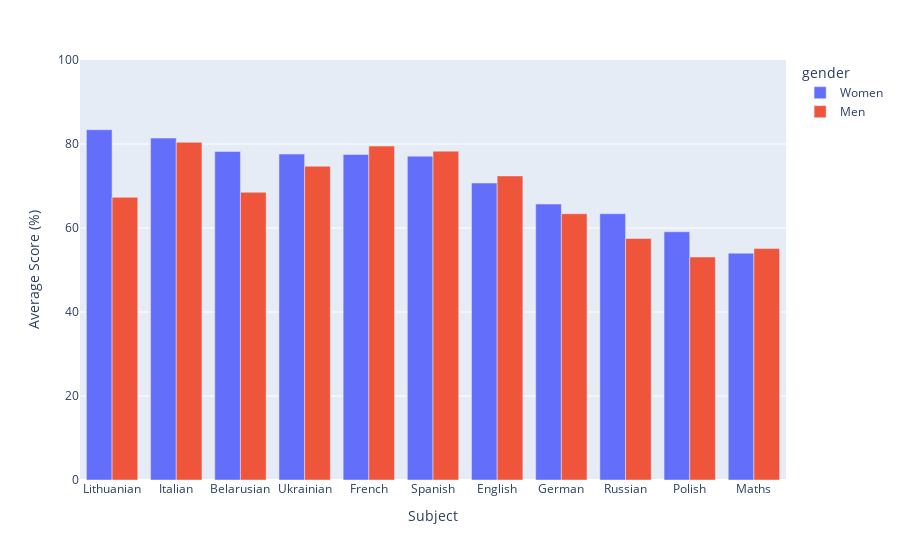

Notebook cell for this chart:
### Code cell
df_cleared = df.copy()
df_cleared = df_cleared[df_cleared['year'] == 2017]
df_cleared = df_cleared[df_cleared['level'] == 'Basic']
df_cleared = df_cleared.sort_values('value_perc', ascending=False)

# Plotly Express
fig = px.bar(df_cleared, x='subject', y='value_perc', color='gender', 
            labels = {'value_perc': 'Average Score (%)', 'subject': 'Subject'})
fig.update_layout(barmode='group')
fig.update_layout(yaxis_range=[0,100])

### Figure 1 — Plotly figure (JSON) as saved in the notebook; plotly's stock layout.template omitted (floating-point values rounded to 4 significant figures)
{"data": [{"alignmentgroup": "True", "hovertemplate": "gender=Women<br>Subject=%{x}<br>Average Score (%)=%{y}<extra></extra>", "legendgroup": "Women", "marker": {"color": "#636efa", "pattern": {"shape": ""}}, "name": "Women", "offsetgroup": "Women", "orientation": "v", "showlegend": true, "textposition": "auto", "type": "bar", "x": ["Lithuanian", "Italian", "Belarusian", "Ukrainian", "French", "Spanish", "English", "German", "Russian", "Polish", "Maths"], "xaxis": "x", "y": [83.4, 81.4, 78.2, 77.6, 77.5, 77.1, 70.7, 65.7, 63.4, 59.1, 54], "yaxis": "y"}, {"alignmentgroup": "True", "hovertemplate": "gender=Men<br>Subject=%{x}<br>Average Score (%)=%{y}<extra></extra>", "legendgroup": "Men", "marker": {"color": "#EF553B", "pattern": {"shape": ""}}, "name": "Men", "offsetgroup": "Men", "orientation": "v", "showlegend": true, "textposition": "auto", "type": "bar", "x": ["Italian", "French", "Spanish", "Ukrainian", "English", "Belarusian", "Lithuanian", "German", "Russian", "Maths", "Polish"], "xaxis": "x", "y": [80.4, 79.5, 78.3, 74.7, 72.4, 68.5, 67.3, 63.4, 57.5, 55.1, 53.1], "yaxis": "y"}], "layout": {"barmode": "group", "legend": {"title": {"text": "gender"}, "tracegroupgap": 0}, "margin": {"t": 60}, "xaxis": {"anchor": "y", "domain": [0, 1], "title": {"text": "Subject"}}, "yaxis": {"anchor": "x", "domain": [0, 1], "range": [0, 100], "title": {"text": "Average Score (%)"}}}}
